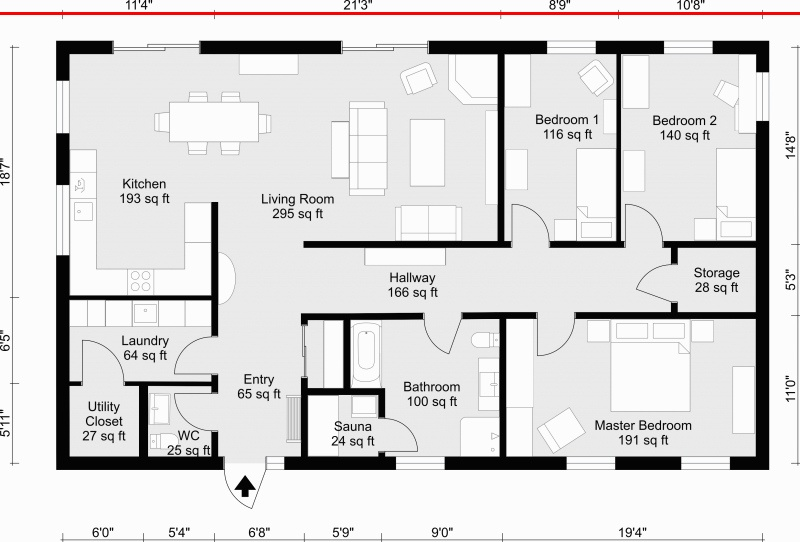
#> input picture lab/TRY004-input/TRY004-floorplan001.jpg, 800 x 542 px
$ python experiment001.py --input TRY004-input/TRY004-floorplan001.jpg
#> lines starting #> are read from the running program, lines starting #| are printed output that depends on the picture; after the words box and inside, x2 and y2 are one past the last pixel; in counts of white or black regions, pixels touching at a corner belong together
try:
  import argparse
except ImportError:
  print('Cannot import argparse module\nTry: pip3 install argparse')

try:
  import numpy as np
except ImportError:
  print('Cannot import numpy module\nTry: pip3 install numpy')

try:
  import cv2 as cv
except ImportError:
  print('Cannot import cv2 computer vision PIP module\nTry: pip3 install opencv-python')

parser = argparse.ArgumentParser(description='Code for basic contour detection')
parser.add_argument('--input', help='Path to input image.', default='pic3.png')
args = parser.parse_args()

img = cv.imread(cv.samples.findFile(args.input))
#> img is the input picture: shape (542, 800, 3); mean B, G, R 218, 218, 219.2
if img is None:
    print('Could not open or find the image:', args.input)
    exit(0)

print("Get pixel value")
px = img[100,100]
#> px = [234, 234, 234]
print(f"Value: {px}")
#| Value: [234 234 234]

# Image is BGR, Blue(0) - Green(1) - Red(2)
blue = img[100,100,0]
#> blue = 234
print(f"Blue: {blue}")
#| Blue: 234
green = img[100,100,1]
#> green = 234
print(f"Green: {green}")
#| Green: 234
red = img[100,100,2]
#> red = 234
print(f"Red: {red}")
#| Red: 234

print("Modify pixel color")
img[100,100] = [255,255,255]
#> img: shape (542, 800, 3); under 0.01% of pixels changed, all inside (x1, y1, x2, y2) = (100, 100, 101, 101)
print(f"{img[100,100]}")
#| [255 255 255]

print(f"Image properties (rows, columns, channels): {img.shape}")
#| Image properties (rows, columns, channels): (542, 800, 3)

print("Experimenting with ROI, Region Of Interest")
ball = img[280:340, 330:390]
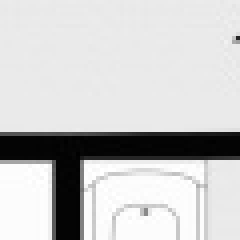
#> ball: shape (60, 60, 3) (shown 4 times larger); min 0, max 255, mean 201.3
img[273:333, 100:160] = ball
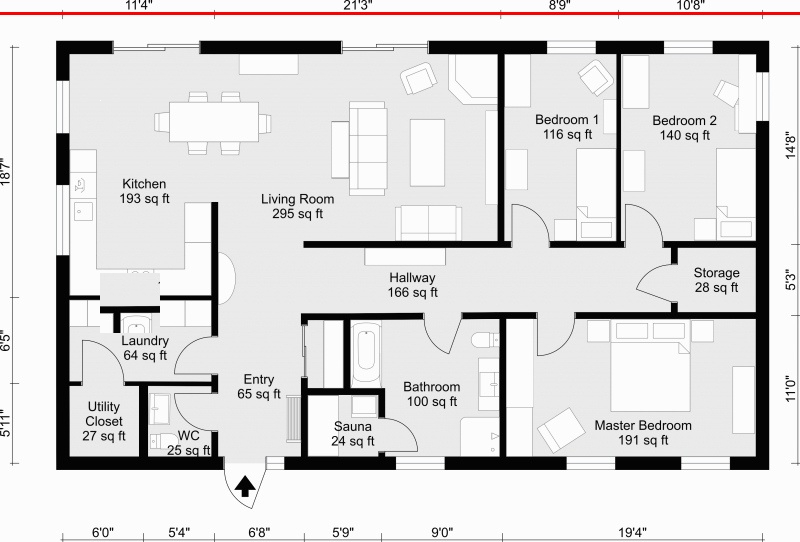
#> img: shape (542, 800, 3); mean B, G, R 217.8, 217.8, 219

print("Find HSV value of a color")
green = np.uint8([[[0,255,0 ]]])
hsv_green = cv.cvtColor(green,cv.COLOR_BGR2HSV)
print( hsv_green )

img_gray = cv.cvtColor(img, cv.COLOR_BGR2GRAY)
cv.imwrite("img_gray_out.png", img_gray)

exit(0)
#> (the program exits here)

$ run again, on lab/TRY004-input/journal1.jpg
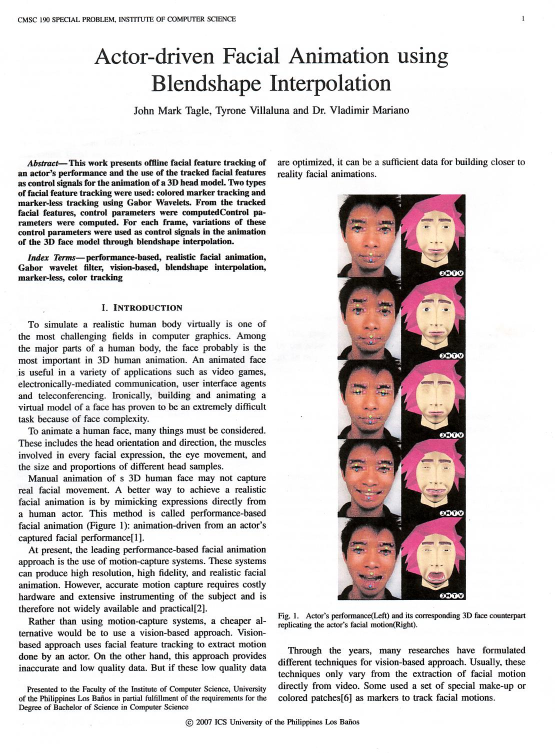
#> input picture lab/TRY004-input/journal1.jpg, 1109 x 1505 px (shown at 1/2 size)
#> img is the input picture: shape (1505, 1109, 3); mean B, G, R 216.6, 216.8, 222.2
#> px = [254, 254, 254]
#| Value: [254 254 254]
#> blue = 254
#| Blue: 254
#| Green: 254
#| Red: 254
#| [255 255 255]
#| Image properties (rows, columns, channels): (1505, 1109, 3)
#> `ball = img[280:340, 330:390]`:
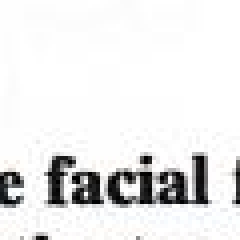
#> ball: shape (60, 60, 3) (shown 4 times larger); mean B, G, R 233.3, 233.2, 233.3
#> `img_gray = cv.cvtColor(img, cv.COLOR_BGR2GRAY)`:
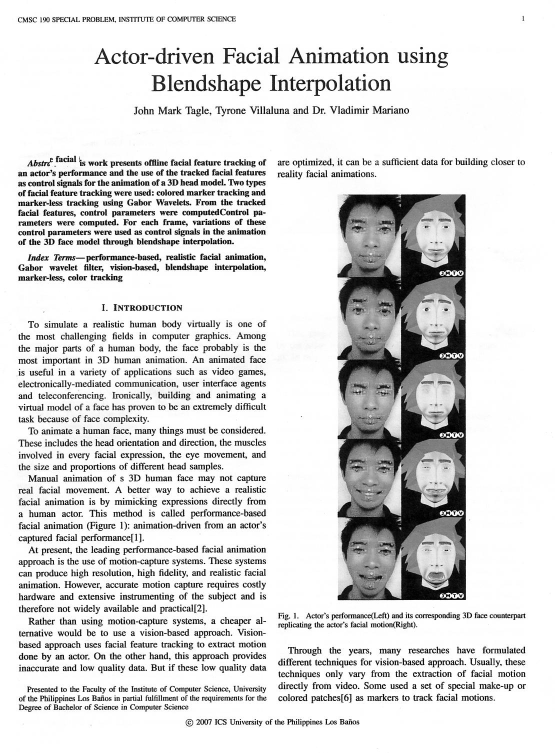
#> img_gray: shape (1505, 1109) (shown at 1/2 size); min 0, max 255, mean 218.4
